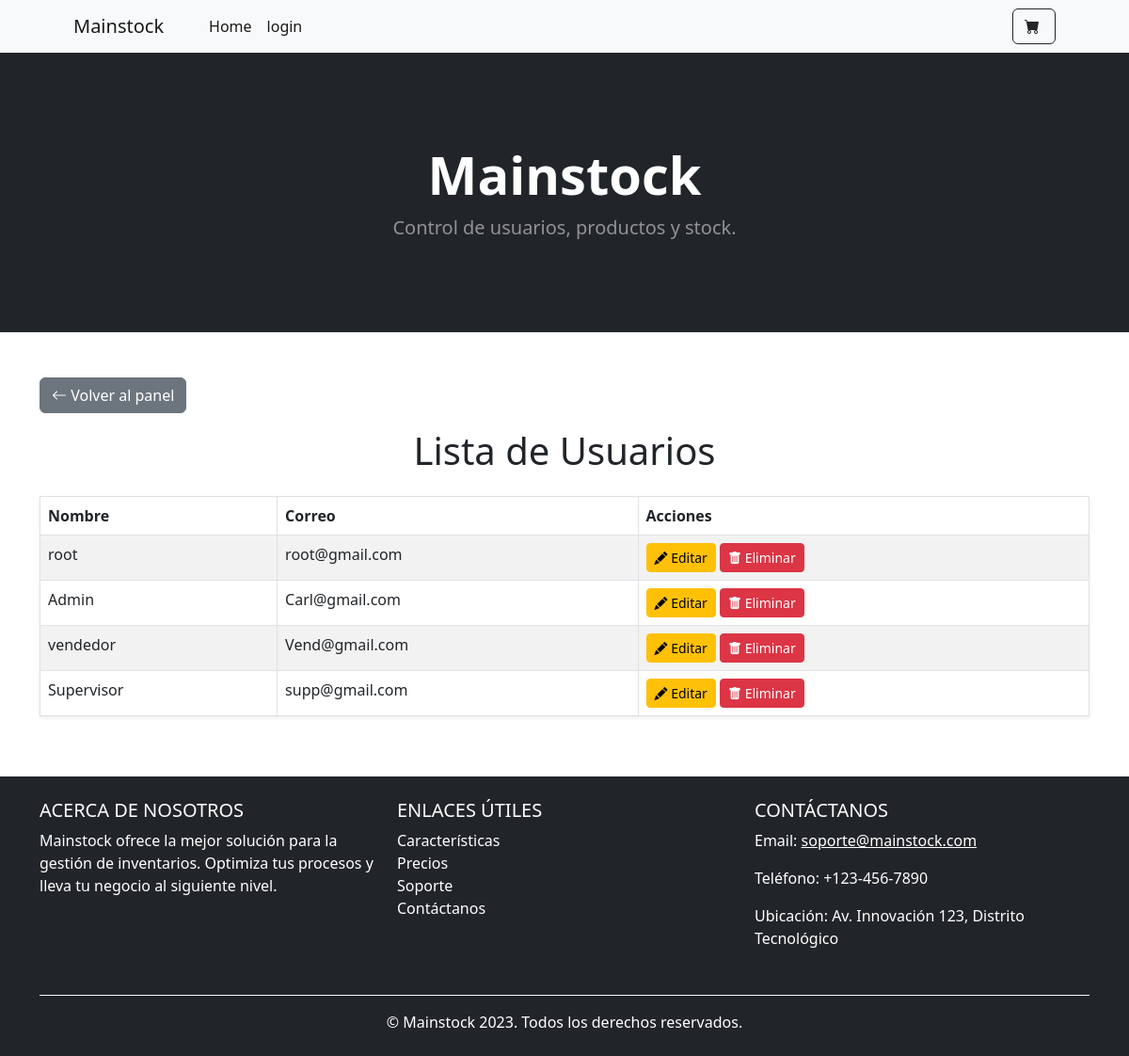
The page /usuarios/users/ on the database its author committed.
### usuarios/models.py (models this page shows, shortened)
class CustomUser(AbstractUser):
    ADMIN = 'admin'
    VENDEDOR = 'vendedor'
    SUPERVISOR = 'supervisor'
    ROLE_CHOICES = [
        (ADMIN, 'Administrador'),
        (VENDEDOR, 'Vendedor'),
        (SUPERVISOR, 'Supervisor'),
    ]
    role = models.CharField(
        max_length=10,
        choices=ROLE_CHOICES,
        default=VENDEDOR,
    )

### usuarios/views.py (the view)
# urls.py: path('users/', UserListView.as_view(), name='user_list'),  # Lista de usuarios
class UserListView(ListView):
    model = CustomUser
    template_name = 'usuarios/user_list.html'  # Crea este template
    context_object_name = 'users'  # Nombre de la variable en el template

### usuarios/templates/usuarios/user_list.html
{% extends 'core/base.html' %}
{% block content %}
<div class="mb-3">
    <a href="{% url 'admin_dashboard' %}" class="btn btn-secondary">
        <i class="bi-arrow-left"></i> Volver al panel
    </a>
</div>
    <h1 class="text-center mb-4">Lista de Usuarios</h1>
    <table class="table table-bordered table-striped shadow-sm">
        <thead class="thead-dark">
            <tr>
                <th>Nombre</th>
                <th>Correo</th>
                <th>Acciones</th>
            </tr>
        </thead>
        <tbody>
            {% for user in users %}
                <tr>
                    <td>{{ user.username }}</td>
                    <td>{{ user.email }}</td>
                    <td>
                        <a href="{% url 'user_edit' user.pk %}" class="btn btn-warning btn-sm"><i class="bi-pencil-fill"></i> Editar</a>
                        <a href="{% url 'user_delete' user.pk %}" class="btn btn-danger btn-sm"><i class="bi-trash-fill"></i> Eliminar</a>
                    </td>
                </tr>
            {% endfor %}
        </tbody>
    </table>
{% endblock %}

### rows shown on the page
CustomUser: username "root", email "root@gmail.com"
CustomUser: username "Admin", email "Carl@gmail.com"
CustomUser: username "vendedor", email "Vend@gmail.com"
CustomUser: username "Supervisor", email "supp@gmail.com"
